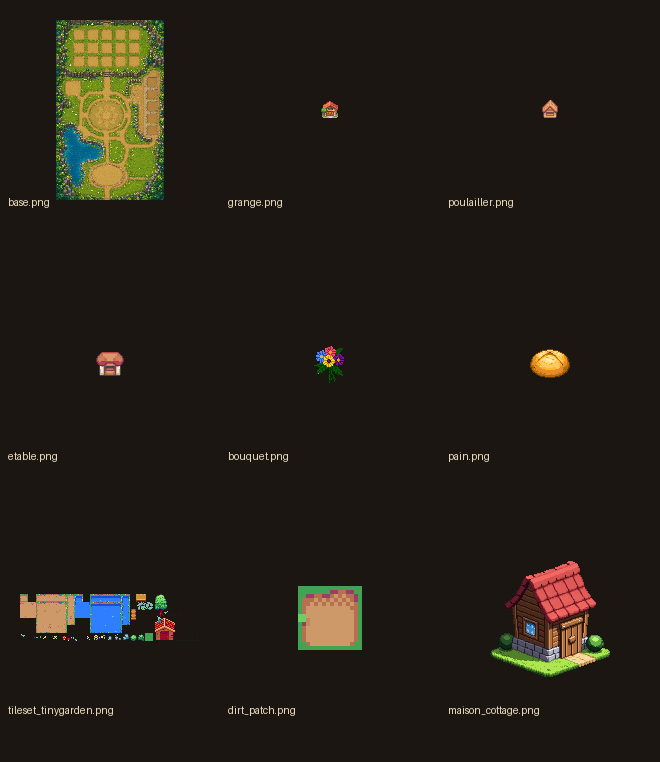
#> input picture .planning/quick/260617-maison-assets-styles/farm-pixel-reference.png, 660 x 762 px
$ python -i finalize_asset.py   (imports and definitions only)
#> lines starting #> are read from the running program, lines starting #| are printed output that depends on the picture
#!/usr/bin/env python3
from __future__ import annotations

import argparse
import os
import shutil
import subprocess
from pathlib import Path

from PIL import Image


ROOT = Path(__file__).resolve().parents[3]
WORK_DIR = ROOT / ".planning" / "quick" / "260617-maison-assets-styles"
RAW_DIR = WORK_DIR / "raw"
META_DIR = WORK_DIR / "meta"
OUT_DIR = ROOT / "assets" / "companion-house"
CHROMA_HELPER = Path(os.environ.get("CODEX_HOME", Path.home() / ".codex")) / "skills" / ".system" / "imagegen" / "scripts" / "remove_chroma_key.py"
GENERATED_DIR = Path(os.environ.get("CODEX_HOME", Path.home() / ".codex")) / "generated_images"


# [10 lines left out: function latest_generated_png, not called in this run]


def force_border_transparent(image: Image.Image) -> Image.Image:
    px = image.load()
    width, height = image.size
    for x in range(width):
        px[x, 0] = (0, 0, 0, 0)
        px[x, height - 1] = (0, 0, 0, 0)
    for y in range(height):
        px[0, y] = (0, 0, 0, 0)
        px[width - 1, y] = (0, 0, 0, 0)
    return image


def ensure_512_with_alpha(path: Path) -> dict[str, object]:
#> called with path = 'farm-pixel-reference.png'
    image = Image.open(path).convert("RGBA")
#> image is the input picture: PIL image 660x762 RGBA; mean R, G, B, A 36.6, 30.3, 22.8, 255
    if image.size != (512, 512):
        image = image.resize((512, 512), Image.Resampling.LANCZOS)
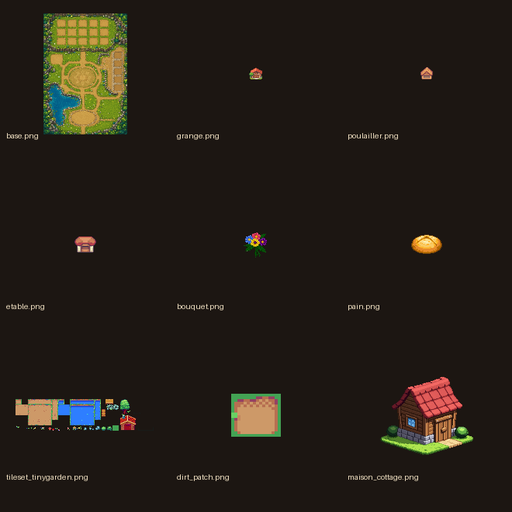
#> image: PIL image 512x512 RGBA; mean R, G, B, A 36.7, 30.3, 22.8, 255
    image = force_border_transparent(image)
    image.save(path)

    alpha = image.getchannel("A")
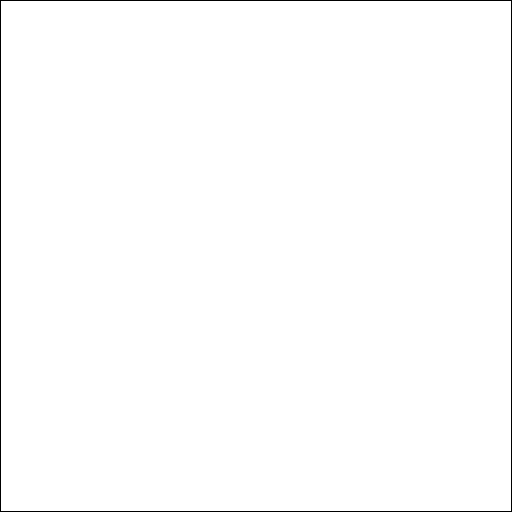
#> alpha: PIL image 512x512 L; 99.2% white; black in thin lines or dots
    corners = [alpha.getpixel((0, 0)), alpha.getpixel((511, 0)), alpha.getpixel((0, 511)), alpha.getpixel((511, 511))]
#> corners = [0, 0, 0, 0]
    opaque = sum(1 for value in alpha.getdata() if value > 8)
#> opaque = 260100
    coverage = opaque / (512 * 512)
#> coverage = 0.992
    if max(corners) > 8:
        raise SystemExit(f"Coins non transparents pour {path}: {corners}")
    if coverage < 0.01 or coverage > 0.95:
#> (the run stopped early here; a loop or call above may not have finished)
